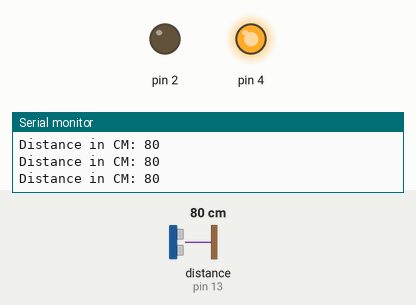
Bench run of a sketch on a simulated Arduino Uno, built with avr-gcc and run on an emulated ATmega328P. On the bench: output pins drawn as LEDs (lit = HIGH), the last lines printed to the serial monitor. Inputs (shaded band) come from the test bench; at power-on: distance to the obstacle (sensor on pin 13) 80 cm. The echo pulse lasts 58.3 µs per cm.

Above: at 1.2 s.
1.3 s: distance to the obstacle (sensor on pin 13) set to 53 cm
2.8 s: distance to the obstacle (sensor on pin 13) set to 44 cm
At 3.5 s:
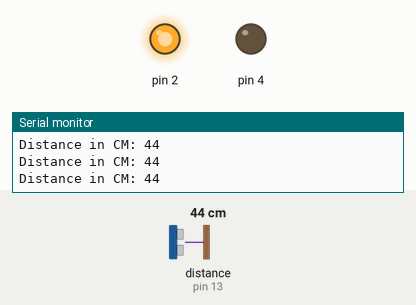
4.3 s: distance to the obstacle (sensor on pin 13) set to 120 cm
At 4.9 s:
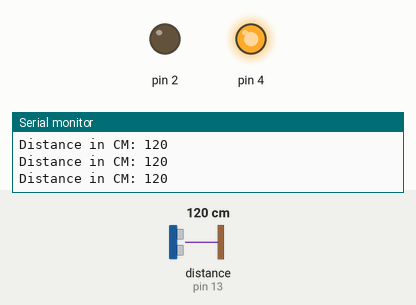
5.8 s: distance to the obstacle (sensor on pin 13) set to 35 cm
At 7.2 s:
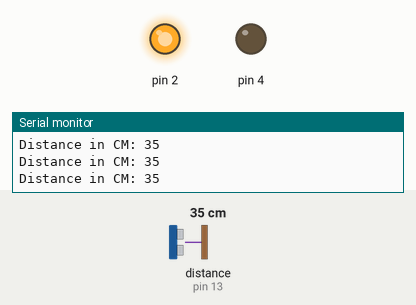
Timing chart, 0 to 8.3 s (numbered marks = the images above; inputs shaded):
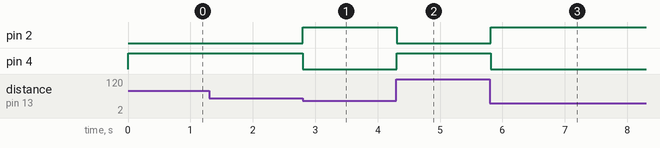

The sketch:

sketch_feb10a.ino
```cpp
// (licence header left out)
int x;
#include <Ultrasonic.h>

/*
 * Pass as a parameter the trigger and echo pin, respectively,
 * or only the signal pin (for sensors 3 pins), like:
 * Ultrasonic ultrasonic(13);
 */
Ultrasonic ultrasonic(12, 13);

void setup() {
  Serial.begin(115200);
  pinMode(2,OUTPUT);
  pinMode(4,OUTPUT);
}

void loop() {
  Serial.print("Distance in CM: ");
  x = ultrasonic.distanceRead();
  // Pass INC as a parameter to get the distance in inches
  Serial.println(x);
  if( x < 50)
  {
    digitalWrite(2,HIGH);
    digitalWrite(4,LOW);
  }
  else
  {
    digitalWrite(4,HIGH);
    digitalWrite(2,LOW);
  }
    //delay(1000);
}
```

Measured:
- the behaviour switches between 50 and 49 cm on distance to the obstacle (sensor on pin 13) (found by bisection; images 0 and 1)
- after the input at 2.8 s, pin 2: LOW → HIGH at once; pin 4: HIGH → LOW at once
- after the input at 4.3 s, pin 2: HIGH → LOW at once; pin 4: LOW → HIGH at once
- after the input at 5.8 s, pin 2: LOW → HIGH at once; pin 4: HIGH → LOW at once
